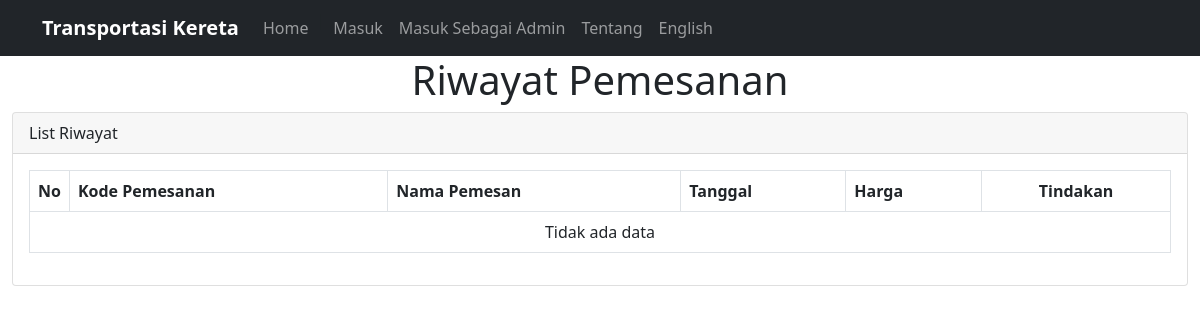
The page /history.php on the database its author committed.
### tables this page shows
CREATE TABLE `bahasa` (
  `text` varchar(30) NOT NULL,
  `indonesia` varchar(255) DEFAULT NULL,
  `inggris` varchar(255) DEFAULT NULL,
  PRIMARY KEY (`text`)
);

### auth/lang_config.php (called while the page is built, shortened)
<?php
require "db_config.php";
$txt_sign = getTxt("sign");
$txt_order_history = getTxt("order_history");
$txt_login_admin = getTxt("login_admin");
$txt_history_list = getTxt("history_list");
$txt_booking_kode = getTxt("booking_kode");
$txt_buyer_name = getTxt("buyer_name");
$txt_date = getTxt("date");
$txt_price = getTxt("price");
$txt_no_data = getTxt("no_data");
$txt_action = getTxt("action");
$txt_about = getTxt("about");
function getTxt($nama_teks){
	global $mysqli;
	$q = mysqli_query($mysqli,"SELECT * FROM bahasa WHERE text='$nama_teks'");
	$res = mysqli_fetch_assoc($q);
	$teks = $res[$_SESSION['lang']];
	return $teks;
}
?>

### history.php (the view, shortened to what this page needs)
<?php
include "auth/lang_config.php";
?>
<!doctype html>
<html lang="en">
  <head>
    <link rel="stylesheet" href="css/bootstrap.css">
  </head>
  <body>
<?php include "partials/navbar.php"; ?>
<div class="content-wrapper">
    <div class="content-header">
        <div class="row">
			<div class="col text-center">
				<h1><?php echo $txt_order_history; ?></h1>
			</div>
		</div>
    </div>
    <div class="content">
        <div class="container-fluid">
            <div class="row">
                <div class="col-md-12">
                    <div class="card">
                        <div class="card-header">
                            <?php echo $txt_history_list; ?>
                        </div>
                        <div class="card-body">
                            <div class="table-responsive">
                                <table class="table table-bordered table-hovered">
                                    <thead>
                                        <tr>
                                            <th width="10px" class="text-center">No</th>
                                            <th><?php echo $txt_booking_kode; ?></th>
                                            <th><?php echo $txt_buyer_name; ?></th>
                                            <th><?php echo $txt_date; ?></th>
                                            <th><?php echo $txt_price; ?></th>
                                            <th class="text-center"><?php echo $txt_action; ?></th>
                                        </tr>
                                    </thead>
                                    <tbody>
                                        <?php
											$query_tiket = mysqli_query($mysqli,"SELECT * FROM tiket_dibeli JOIN user ON tiket_dibeli.username=user.username JOIN detail_tiket ON tiket_dibeli.kode_booking=detail_tiket.kode_booking JOIN jadwal ON detail_tiket.id_jadwal=jadwal.id_jadwal WHERE tiket_dibeli.username='".$_SESSION['username']."'");
											$row = mysqli_num_rows($query_tiket);
											if($row > 0){
												$n=1;
												while ($res = mysqli_fetch_assoc($query_tiket))
												{
													echo "<tr><td>$n
														<td>".$res['Kode_Booking']."
														<td>".$res['fullname']."
														<td>".$res['Tanggal']."
														<td>Rp. ".$res['Harga']."
														<td class='text-center'>
															<div class='btn-group'>
																<a href='history_info.php?kode_booking=".$res['Kode_Booking']."' class='btn btn-sm btn-success'>
																	Info
																</a>
																<a onclick=\"javascript: return confirm('$txt_sure_delete');\" href='?kode_hapus=".$res['Kode_Booking']."' class='btn btn-sm btn-danger'>
																	$txt_delete
																</a>
															</div>";
													$n=$n+1;
												}
											}else {
													echo "<tr><td colspan=6><center> $txt_no_data";
												}
										?>
                                    </tbody>
                                </table>
                            </div>
                        </div>
                    </div>
                </div>
            </div>
        </div>
    </div>
</div>
<?php include "partials/footer.php"; ?>

### partials/navbar.php (shortened to what this page needs)
 <nav class="navbar navbar-expand-lg navbar-dark bg-dark">
  <div class="container">
    <a class="navbar-brand" href="#"><b>Transportasi Kereta</b></a>
    <div class="collapse navbar-collapse" id="navbarNavAltMarkup">
      <div class="navbar-nav" >
        <a id="nl-1" class="nav-link" aria-current="page" href="index.php">Home</a>|
		<?php if (!isset($_SESSION['username'])){ ?>
        <a id="nl-6" class="nav-link " aria-current="page" href="auth/login.php"><?php echo $txt_sign; ?></a>
		<?php }else{ ?>
		<a id="nl-7" class="nav-link " aria-current="page" href="auth/session_logout.php"><?php echo $txt_logout; ?></a>
		<?php } ?>
		<?php
		if (!isset($_SESSION['username'])){
		?>
		<a id="nl-8" class="nav-link " aria-current="page" href="auth/proses_login.php?status=admin"><?php echo $txt_login_admin; ?></a>
		<?php } ?>
        <a id="nl-9" class="nav-link " aria-current="page" href="about.php"><?php echo $txt_about; ?></a>
		<?php if($_SESSION['lang']=="inggris"){ ?>
		<a id="nl-10" class="nav-link " aria-current="page" href="?lang=indonesia">Bahasa Indonesia</a>
		<?php }else if($_SESSION['lang']=="indonesia"){ ?>
		<a id="nl-11" class="nav-link " aria-current="page" href="?lang=inggris">English</a>
		<?php } ?>
      </div>
    </div>
  </div>
</nav>

### rows shown on the page
bahasa: indonesia "Masuk"
bahasa: indonesia "Masuk Sebagai Admin"
bahasa: indonesia "Tentang"
bahasa: indonesia "Riwayat Pemesanan"
bahasa: indonesia "List Riwayat"
bahasa: indonesia "Kode Pemesanan"
bahasa: indonesia "Nama Pemesan"
bahasa: indonesia "Tanggal"
bahasa: indonesia "Harga"
bahasa: indonesia "Tindakan"
bahasa: indonesia "Tidak ada data"
